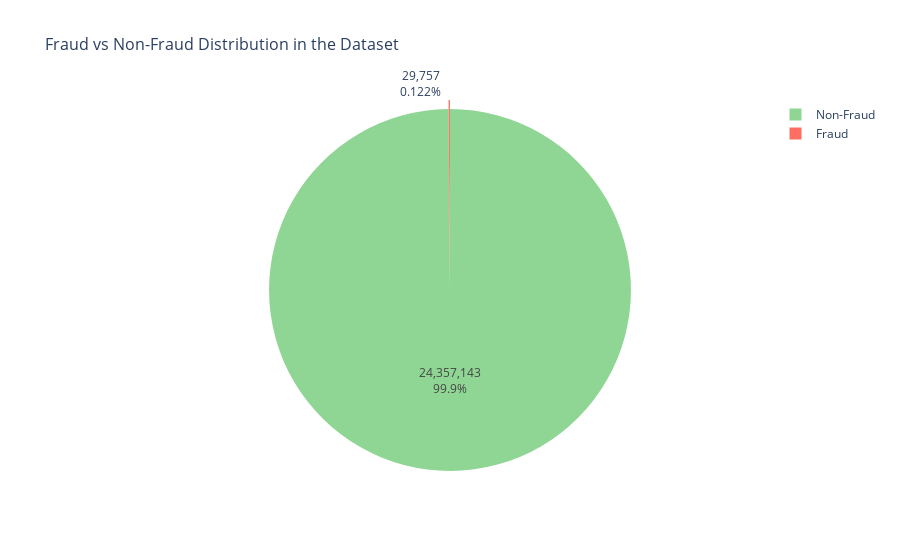

This figure's notebook cell:
### Markdown cell above
#### Fraud vs Non-Fraud Distribution in the Train Dataset

### Code cell
import plotly.graph_objects as go
import numpy as np

# Assuming `y_tdf` contains the fraud labels (0 for Non-Fraud, 1 for Fraud)
labels = ['Non-Fraud', 'Fraud']
sizes = [np.sum(y_tdf == 0), np.sum(y_tdf == 1)]
colors = ['#8fd694', '#ff6f61']  # Custom colors

# Create the pie chart
fig = go.Figure(data=[go.Pie(
    labels=labels, 
    values=sizes, 
    marker=dict(colors=colors), 
    pull=[0, 0.05] if sizes[1] > 0 else [0, 0],  # Slightly separate Fraud
    hoverinfo='label+percent+value',  # Show label, percentage, and count on hover
    textinfo='percent+value'  # Show percentage and count on the chart
)])

# Customize the layout
fig.update_layout(
    title="Fraud vs Non-Fraud Distribution in the Dataset",
    title_font_size=16
)

# Show the plot
fig.show()

### Figure 1 — Plotly figure (JSON) as saved in the notebook; plotly's stock layout.template omitted (floating-point values rounded to 4 significant figures)
{"data": [{"hoverinfo": "label+percent+value", "labels": ["Non-Fraud", "Fraud"], "marker": {"colors": ["#8fd694", "#ff6f61"]}, "pull": [0, 0.05], "textinfo": "percent+value", "type": "pie", "values": [24357143, 29757]}], "layout": {"title": {"font": {"size": 16}, "text": "Fraud vs Non-Fraud Distribution in the Dataset"}}}
